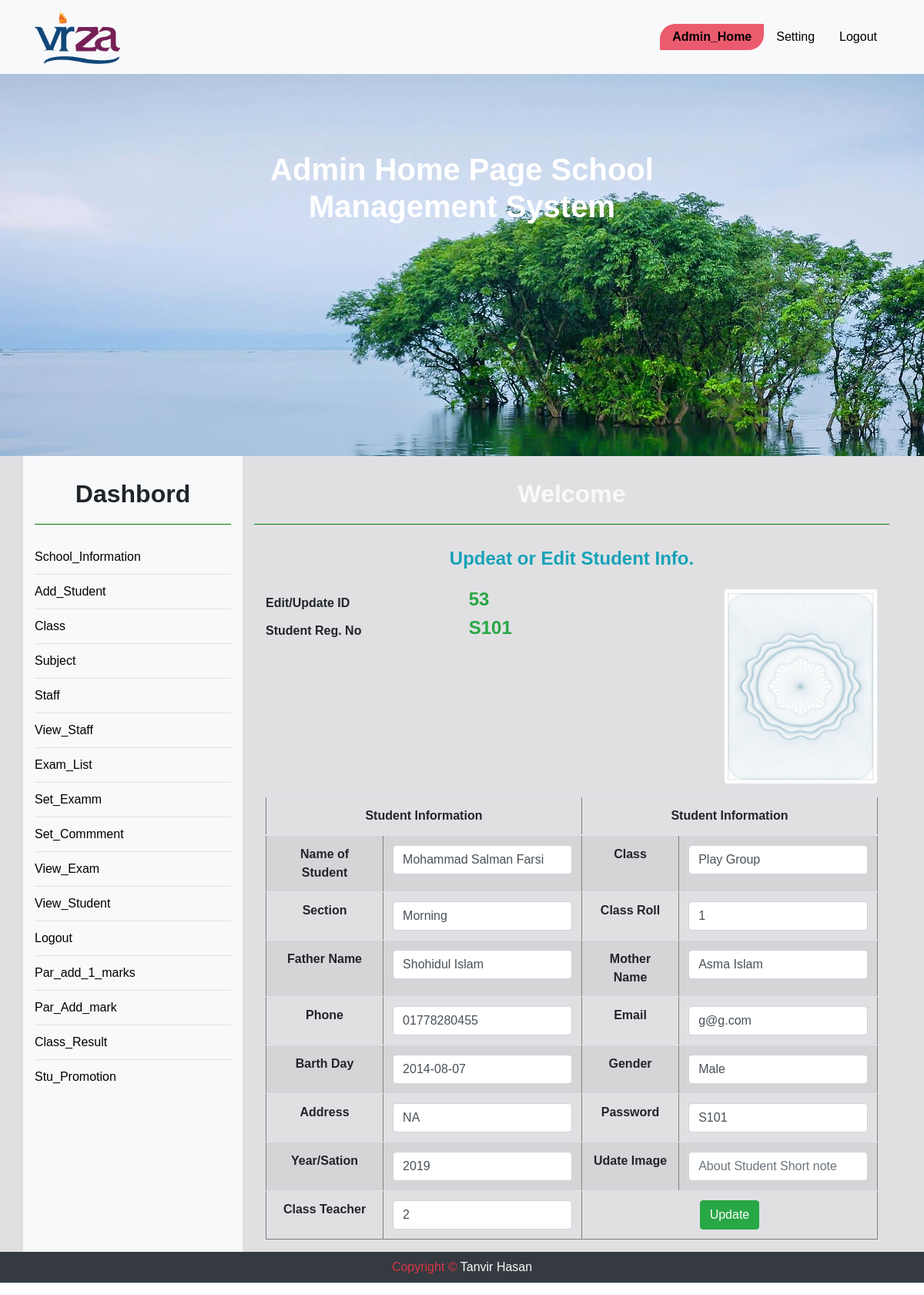
Page /edit_student.php?editid=53 on the earlier database version.
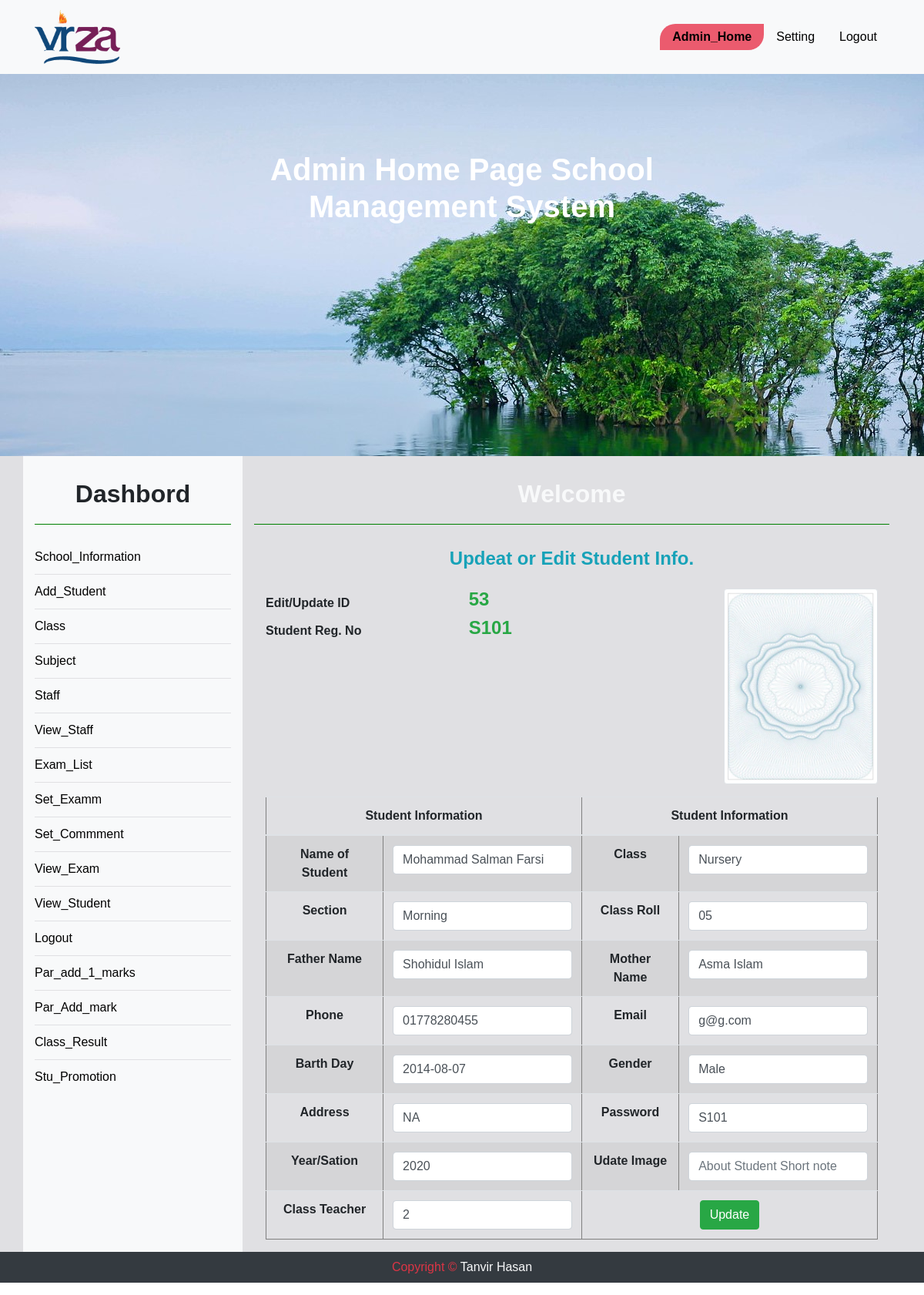
Same page on the later database version.
### tables this page shows
CREATE TABLE `student` (
  `ID` int(11) NOT NULL,
  `RNO` varchar(150) NOT NULL,
  `NAME` varchar(150) NOT NULL,
  `REL` varchar(100) NOT NULL,
  `FNAME` varchar(100) NOT NULL,
  `DOB` varchar(150) NOT NULL,
  `GEN` varchar(150) NOT NULL,
  `PHO` varchar(150) NOT NULL,
  `MAIL` varchar(150) NOT NULL,
  `ADDR` varchar(1000) NOT NULL,
  `SCLASS` varchar(150) NOT NULL,
  `SSEC` varchar(150) NOT NULL,
  `SIMG` varchar(150) NOT NULL,
  `MNAME` varchar(100) NOT NULL,
  `CRNO` varchar(100) NOT NULL,
  `YEAR` varchar(100) NOT NULL,
  `PASS` varchar(250) NOT NULL,
  `TID` int(11) NOT NULL,
  `SN` varchar(500) NOT NULL
);

### edit_student.php (the view, shortened to what this page needs)
<?php
	include "database.php";
$editid = $_GET['editid'];
 ?>
<?php include "admin_header.php"; ?>
<div class="container_full  d_back " style ='margin-top: 0px;'>
	<div class="container text-center">
		<div class="row" id="vir">
	<?php include "sidebar.php"; ?>
			<div class="col-md-9">
				<h2 class="text-light">Welcome </h2>
				<div class="row">
					<div class="col-md-12 fix">
						<h4><b class="text-info">Updeat or Edit Student Info.</b></h4>
						<div class="container">
							<?php
$query = "SELECT * FROM student WHERE ID= '$editid' ";
$edit = $db->query($query);
while ($result = $edit->fetch_assoc()) {
 ?>
 <div class="row ">
    <div class="col-sm-6 text-left">
 		<table class="mt-3" style="width:100%">
		    <tbody>
		      <tr>
		      	<th>Edit/Update ID</th>
		        <td > <h4><b class="text-success"><?php echo $result['ID'] ?></b></h4></td>
		      </tr>
		      <tr>
		      	<th>Student Reg. No</th>
		        <td> <h4><b class="text-success"><?php echo $result['RNO'] ?></b></h4></td>
		      </tr>
		     </tbody>
		 </table>
	</div>
    <div class="col-sm-6 text-right mt-3">
     <img src='<?php echo $result['SIMG'] ?>' class="img-thumbnail" alt="Trulli" width="200" height="200" >
    </div>
</div>
							<table border="1px" class="mt-3 table table-striped">
								<thead>
								    <tr>
								      <th scope="col" class="text-center" colspan="2">Student Information</th>
								      <th scope="col" class="text-center" colspan="2">Student Information</th>
								    </tr>
							  </thead>
							  <tbody>
							  	<form enctype='multipart/form-data' role='form' method='post' action=' '>
							  		 <tr>
								      	<th>Name of Student</th>
								        <td><input type="text" class="form-control" id="btu" placeholder="Edit Name" name="en" value="<?php echo $result['NAME'] ?>"> </td>
								      	<th>Class</th>
								        <td><input type="text" class="form-control" id="btu" placeholder="Edit Class" name="ec" value="<?php echo $result['SCLASS'] ?>"></td>
								      </tr>
								      <tr>
								      	<th>Section</th>
								        <td><input type="text" class="form-control" id="btu" placeholder="Edit Class Section" name="ess" value="<?php echo $result['SSEC'] ?>"></td>
								      	<th>Class Roll</th>
								        <td><input type="text" class="form-control" id="btu" placeholder="Edit Class Roll" name="er" value="<?php echo $result['CRNO'] ?>"></td>
								      </tr>
								    <tr>
								      <th>Father Name</th>
								      <td><input type="text" class="form-control" placeholder="Edit Father" name="ef" value="<?php echo $result['FNAME'] ?>"></td>
								      <th scope="row">Mother Name</th>
								      <td><input type="text" class="form-control" placeholder="Edit Mother" name="em" value="<?php echo $result['MNAME'] ?>"></td>
								    </tr>
								    <tr>
								      <th>Phone</th>
								      <td><input type="text" class="form-control" placeholder="Edit Phone Number" name="ep" value="<?php echo $result['PHO'] ?>"></td>
								      <th scope="row">Email</th>
								      <td><input type="text" class="form-control" placeholder="Edit Email" name="ee" value="<?php echo $result['MAIL'] ?>"></td>
								    </tr>
								    <tr>
								      <th>Barth Day</th>
								      <td><input type="text" class="form-control" placeholder="Edit Date of Barth" name="ed" value="<?php echo $result['DOB'] ?>"></td>
								      <th scope="row">Gender</th>
								      <td><input type="text" class="form-control" placeholder="Edit Gender" name="egen" value="<?php echo $result['GEN'] ?>"></td>
								    </tr>
								    <tr>
								      <th>Address</th>
								      <td><input type="text" class="form-control" placeholder="Edit Addreass" name="ea" value="<?php echo $result['ADDR'] ?>"></td>
								      <th scope="row">Password</th>
								      <td><input type="text" class="form-control" placeholder="Edit Password" name="epa" value="<?php echo $result['PASS'] ?>"></td>
								    </tr>
								     <tr>
								      <th>Year/Sation</th>
								      <td><input type="text" class="form-control" placeholder="Edit Year" name="ey" value="<?php echo $result['YEAR'] ?>"></td>
								      <th scope="row">Udate Image</th>
									  <td>
										  <input type="text" class="form-control" placeholder="About Student Short note" name="sn" value="<?php echo $result['SN'] ?>">
									  </td>
								    </tr>
								    <tr>
								    	 <th>Class Teacher</th>
								    	 <td>
								    	 <input type="text" class="input form-control" name="et" value="<?php echo $result['TID'] ?>">
								    	</td>
								    	<td colspan="2"><input type="submit" class="from-control btn btn-success" id="" name="submit" value="Update"></td>
								    </tr>
								</form>
							  </tbody>
							</table>
 <?php } ?>
						</div>
					</div>
				</div>
			</div>
		</div>
	</div>
</div>
<?php include "footer.php"; ?>

Differences in the rows shown:
changed student "Mohammad Salman Farsi": ec "Play Group" → "Nursery"; er "1" → "05"; ey "2019" → "2020"
